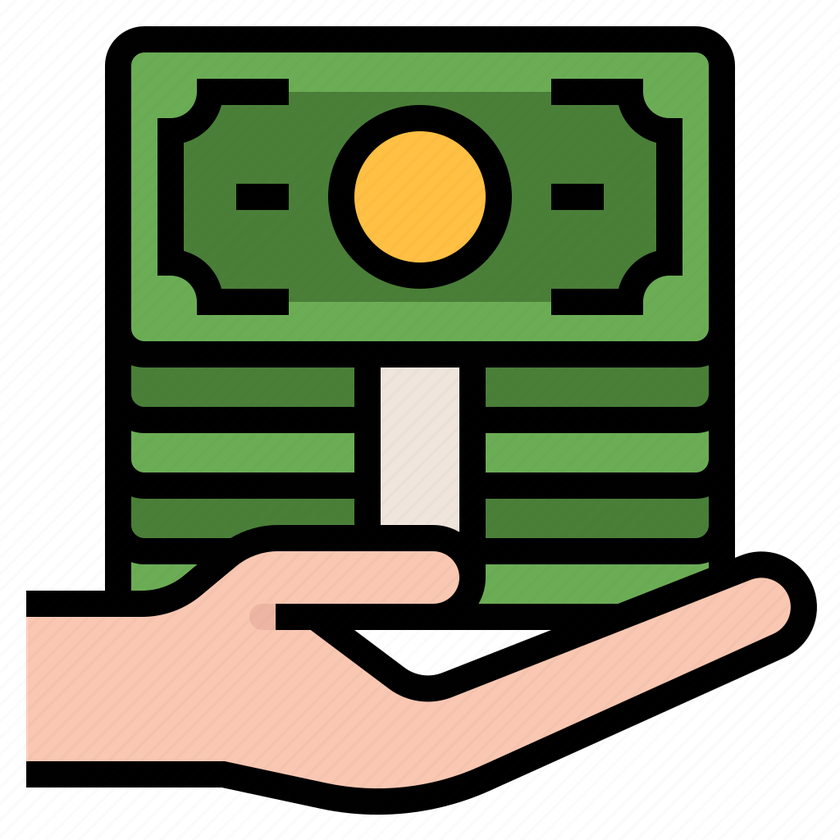
#> input picture src/images/Allowance.png, 840 x 840 px, shrunk from 1024 x 1024 before the run; its folder holds 5 pictures in this run
$ python transactionCatsTest.py
#> lines starting #> are read from the running program, lines starting #| are printed output that depends on the picture
### src/models/transaction.py
# This file is a model file, which is responsible for defining the data structure of a transaction and a transaction category.

from typing import Dict, Any
from datetime import datetime


class Transaction:
    """
    Class representing a single transaction record.
    """

    # [54 lines left out: functions __init__, to_dict, from_json, not called in this run]


class TransactionCategory:
    """
    Class representing a transaction category.
    """

    def __init__(self, category: str, type: str):
        self.category = category
        self.type = type

    # [23 lines left out: functions to_dict, from_json, not called in this run]

    @staticmethod
    def predefined_categories() -> Dict[str, 'TransactionCategory']:
        """
        Return a dictionary of predefined categories.

        :return: Dictionary of predefined transaction categories.
        :rtype: Dict[str, TransactionCategory]
        """
        return {
            "Allowance": TransactionCategory(category="Allowance", type="Income"),
            "Bonus": TransactionCategory(category="Bonus", type="Income"),
            "Clothes": TransactionCategory(category="Clothes", type="Expense"),
            "Education": TransactionCategory(category="Education", type="Expense"),
            "Entertainment": TransactionCategory(category="Entertainment", type="Expense"),
            "Food & Drinks": TransactionCategory(category="Food & Drinks", type="Expense"),
            "Housing & Utilities": TransactionCategory(category="Housing & Utilities", type="Expense"),
            "Personal": TransactionCategory(category="Personal", type="Expense"),
            "Salary": TransactionCategory(category="Salary", type="Income"),
            "Transportation": TransactionCategory(category="Transportation", type="Expense"),
        }

    # [8 lines left out: function getIconPath, not called in this run]

### src/utils/get_categories.py
# This file is used to get the predefined categories from the TransactionCategory model

from models import *


perdifinedCategories = {
            "Allowance": TransactionCategory(category="Allowance", type="Income"),
            "Bonus": TransactionCategory(category="Bonus", type="Income"),
            "Clothes": TransactionCategory(category="Clothes", type="Expense"),
            "Education": TransactionCategory(category="Education", type="Expense"),
            "Entertainment": TransactionCategory(category="Entertainment", type="Expense"),
            "Food & Drinks": TransactionCategory(category="Food & Drinks", type="Expense"),
            "Housing & Utilities": TransactionCategory(category="Housing & Utilities", type="Expense"),
            "Personal": TransactionCategory(category="Personal", type="Expense"),
            "Salary": TransactionCategory(category="Salary", type="Income"),
            "Transportation": TransactionCategory(category="Transportation", type="Expense"),
        }

class getCategories():

    def setUp(self):
        categories = TransactionCategory.predefined_categories().values()
        return categories

### src/transactionCatsTest.py
"""
test file testing get_category.py and TrasactionCategory class

Get all the predefined categories and show their icons.
"""

from utils import get_categories
import matplotlib.pyplot as plt
from matplotlib.image import imread
import os

if __name__ == '__main__':
    gc = get_categories.getCategories()
    categories = gc.setUp()  # list[TrasactionCategory]

    # Calculate the number of rows and columns for the subplot grid
    num_categories = len(categories)
    num_cols = 5  # You can adjust this value to change the number of columns
    num_rows = (num_categories + num_cols - 1) // num_cols

    # Create a figure with subplots
    fig, axes = plt.subplots(num_rows, num_cols, figsize=(15, 3 * num_rows))
    fig.suptitle("Category Icons", fontsize=16)

    # Flatten the axes array for easier indexing
    axes = axes.flatten()

    for i, category in enumerate(categories):
        print(category.category)

        # Load and display the image
        icon_path = os.path.join(f'images/{category.category}.png')
        if os.path.exists(icon_path):
            img = imread(icon_path)
#> img is the input picture: shape (840, 840, 4) float32; mean R, G, B, A 0.274, 0.301, 0.203, 0.696
            axes[i].imshow(img)
            axes[i].axis('off')
            axes[i].set_title(category.category)
        else:
            axes[i].text(0.5, 0.5, f"No icon for\n{category.category}", ha='center', va='center')
            axes[i].axis('off')

    # Remove any unused subplots
    for j in range(i + 1, len(axes)):
        fig.delaxes(axes[j])
#> this loop made 0 passes

    plt.tight_layout()
    plt.show()
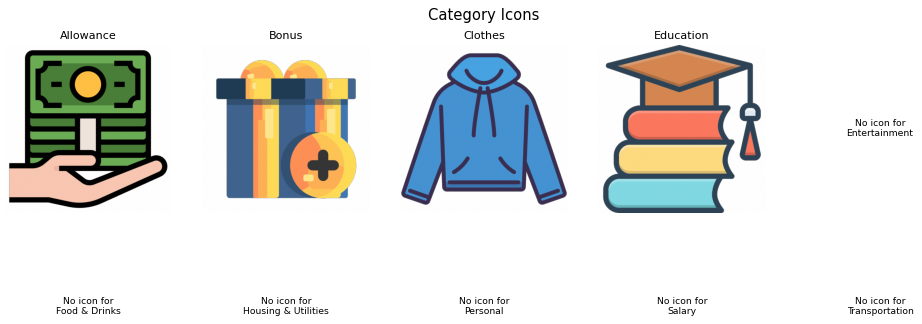
#> figure drawn by matplotlib, 4 panels
